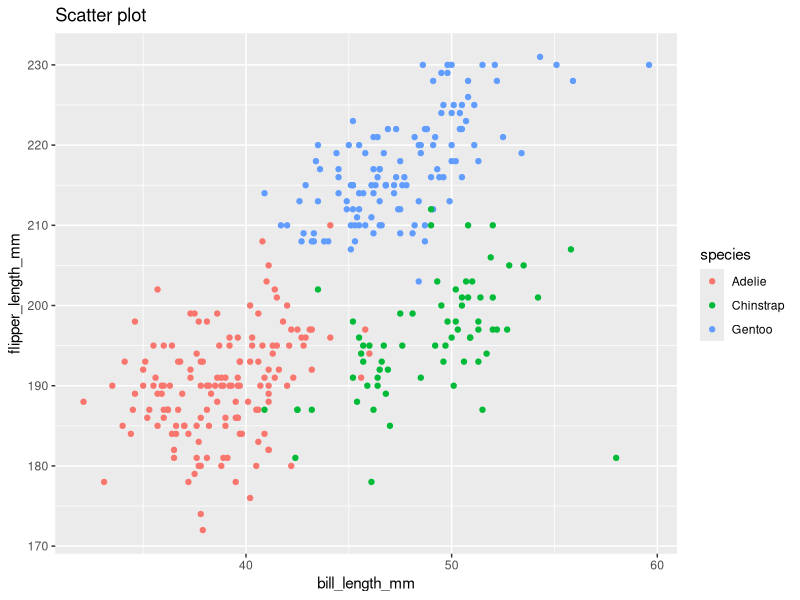
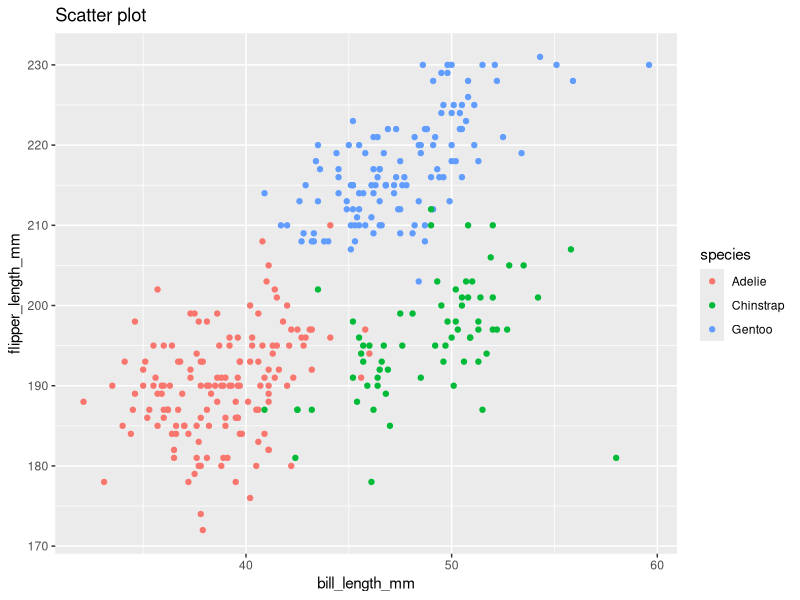

These charts were generated, in order, by the following R code:
## ---- chunk 1
library(tidyverse)
## ---- chunk 2
prob1_df = 
  tibble(
   samp_numeric = rnorm(10, sd = 1),
   samp_logical = samp_numeric > 0,
   char_vec = c("A", "A", "B", "B", "A", "C", "B", "C", "C", "A"),
  factor_vec = factor(c("high", "high", "mid", "mid", "high", "low", "mid", "low", "low", "high"))
  )
## ---- chunk 3
mean(pull(prob1_df,samp_numeric))
mean(pull(prob1_df, samp_logical))
mean(pull(prob1_df, char_vec))
mean(pull(prob1_df, factor_vec))
## ---- chunk 4
as.numeric(pull(prob1_df, samp_logical)) * pull(prob1_df, samp_numeric)
factor(pull(prob1_df, samp_logical)) * pull(prob1_df, samp_numeric)
as.numeric(factor(pull(prob1_df, samp_logical))) * pull(prob1_df, samp_numeric)
## ---- chunk 5
data("penguins", package = "palmerpenguins")
## ---- chunk 6

#create scatterplot and related labels

ggplot(penguins, aes(x = bill_length_mm, y = flipper_length_mm, color = species)) +geom_point() + ggtitle("Scatter plot")

#save the scatter plot

ggsave("scatterplot_penguins.pdf", height = 4, width = 6)
